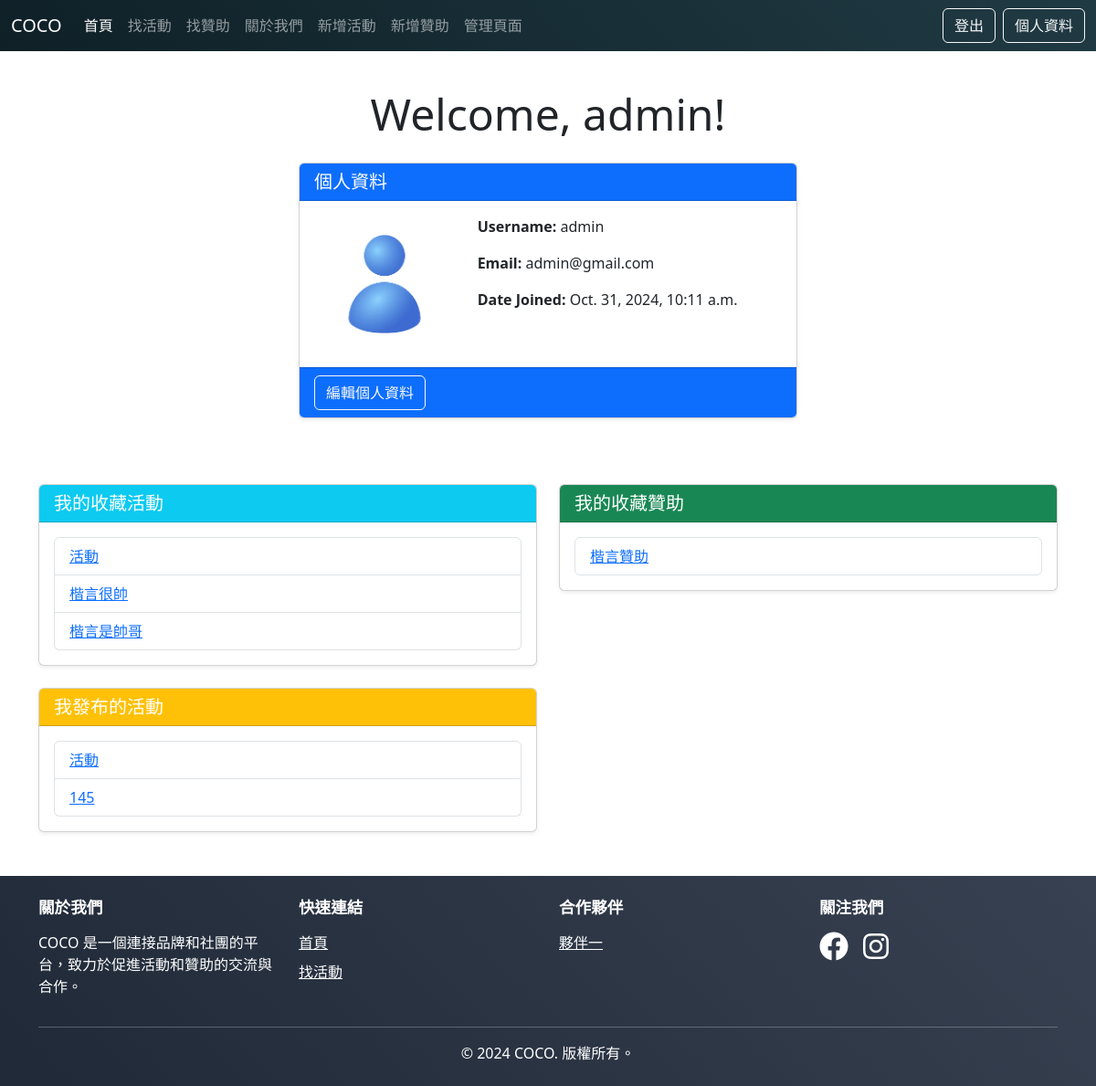
/profile/ (signed in), run on the app's committed database.
### events/models.py (models this page shows, shortened)
class Activitynew(models.Model):
    title = models.CharField(max_length=200)           # 活動名稱
    description = models.TextField()                   # 活動描述
    location = models.CharField(max_length=100)        # 活動地點
    date = models.DateField()                          # 活動日期
    image = models.ImageField(upload_to='activitynew_images/', blank=True, null=True)  # 活動圖片
    is_favorited = models.BooleanField(default=False)  # 收藏狀態
    check_status = models.BooleanField(default=False) # 審核狀態
    organizer = models.ForeignKey(
        settings.AUTH_USER_MODEL,
        on_delete=models.CASCADE,
        related_name='organized_activities',
        null=True,
        blank=True
    )

class Sponsorshipnew(models.Model):
    title = models.CharField(max_length=200)            # 贊助名稱
    description = models.TextField()                    # 贊助描述
    sponsor = models.CharField(max_length=100)          # 贊助者名稱
    amount = models.DecimalField(max_digits=10, decimal_places=2)  # 贊助金額
    image = models.ImageField(upload_to='sponsorship_images/', blank=True, null=True)  # 贊助圖片
    location = models.CharField(max_length=100,default="unknown")        # 贊助地點
    date_posted = models.DateTimeField(default=timezone.now)  # 贊助發布日期
    is_favorited = models.BooleanField(default=False)   # 收藏狀態
    check_status = models.BooleanField(default=False) # 審核狀態
    organizer = models.ForeignKey(
        settings.AUTH_USER_MODEL,
        on_delete=models.CASCADE,
        related_name='organized_sponsorships',
        null=True,
        blank=True
    )

### events/views.py (the view)
# urls.py: path('profile/', views.profile_view, name='profile'),
@login_required
def profile_view(request):
    if request.method == 'POST':
        form = UserProfileForm(request.POST, instance=request.user)
        if form.is_valid():
            form.save()
            messages.success(request, 'Your profile has been updated!')
            return redirect('profile')
    else:
        form = UserProfileForm(instance=request.user)
    favorite_activities = Activitynew.objects.filter(is_favorited=True)
    favorite_sponsorships = Sponsorshipnew.objects.filter(is_favorited=True)
    user_activities = Activitynew.objects.filter(organizer=request.user)
    context = {
        'form': form,
        'favorite_activities': favorite_activities,
        'favorite_sponsorships': favorite_sponsorships,
        'user_activities': user_activities
    }
    return render(request, 'events/profile.html', context)

### events/templates/events/profile.html
{% extends 'base.html' %}
{% load django_bootstrap5 %}
{% load static %}
{% block content %}
<div class="container mt-5">
    <div class="text-center mb-4">
        <h1 class="display-5">Welcome, {{ user.username }}!</h1>
    </div>
    <div class="row gy-4 justify-content-center">
        <div class="col-lg-6">
            <div class="card shadow-sm">
                <div class="card-header bg-primary text-white">
                    <h5 class="mb-0">個人資料</h5>
                </div>
                <div class="card-body">
                    <div class="row">
                        <div class="col-md-4 d-flex align-items-center justify-content-center">
                            <img src="{% static 'default.jpg' %}" alt="Default Profile Picture" class="img-fluid rounded-circle" style="max-width: 150px;">
                        </div>
                        <div class="col-md-8">
                            <p><strong>Username:</strong> {{ user.username }}</p>
                            <p><strong>Email:</strong> {{ user.email }}</p>
                            <p><strong>Date Joined:</strong> {{ user.date_joined }}</p>
                        </div>
                    </div>
                </div>
                <div class="card-footer bg-primary">
                    <a href="{% url 'edit_profile' %}" class="btn btn-outline-light me-2">編輯個人資料</a>
                </div>
            </div>
        </div>
    </div>
    <div class="row gy-4 mt-5">
        <div class="col-lg-6">
            <div class="card shadow-sm">
                <div class="card-header bg-info text-white">
                    <h5 class="mb-0">我的收藏活動</h5>
                </div>
                <div class="card-body">
                    {% if favorite_activities %}
                        <ul class="list-group">
                            {% for activity in favorite_activities %}
                                <li class="list-group-item">
                                    <a href="{% url 'activity_detail' activity.id %}">
                                        {{ activity.title }}
                                    </a>
                                </li>
                            {% endfor %}
                        </ul>
                    {% else %}
                        <p class="text-muted">你還沒有收藏任何活動。</p>
                    {% endif %}
                </div>
            </div>
        </div>
        <div class="col-lg-6">
            <div class="card shadow-sm">
                <div class="card-header bg-success text-white">
                    <h5 class="mb-0">我的收藏贊助</h5>
                </div>
                <div class="card-body">
                    {% if favorite_sponsorships %}
                        <ul class="list-group">
                            {% for sponsorship in favorite_sponsorships %}
                                <li class="list-group-item">
                                    <a href="{% url 'sponsor_detail' sponsorship.id %}">
                                        {{ sponsorship.title }}
                                    </a>
                                </li>
                            {% endfor %}
                        </ul>
                    {% else %}
                        <p class="text-muted">你還沒有收藏任何贊助。</p>
                    {% endif %}
                </div>
            </div>
        </div>
        <div class="col-lg-6">
            <div class="card shadow-sm">
                <div class="card-header bg-warning text-white">
                    <h5 class="mb-0">我發布的活動</h5>
                </div>
                <div class="card-body">
                    {% if user_activities %}
                        <ul class="list-group">
                            {% for activity in user_activities %}
                                <li class="list-group-item">
                                    <a href="{% url 'activity_detail' activity.id %}">
                                        {{ activity.title }}
                                    </a>
                                </li>
                            {% endfor %}
                        </ul>
                    {% else %}
                        <p class="text-muted">你還沒有發布任何活動。</p>
                    {% endif %}
                </div>
            </div>
        </div>
    </div>
</div>
{% endblock %}

### events/static/css/styles.css (style rules this page uses)
body { padding-top: 3rem; padding-bottom: 3rem; color: rgb(var(--bs-tertiary-color-rgb)); }

### events/templates/base.html (style rules this page uses)
.btn-primary, .btn-outline-light { transition: transform 0.2s ease, background-color 0.2s; }
html, body { height: 100%; }
body { display: flex; flex-direction: column; }

### data on the page
Activitynew: title "活動"
Activitynew: title "楷言很帥"
Activitynew: title "楷言是帥哥"
Sponsorshipnew: title "楷言贊助"
Activitynew: title "145"

### other printed values
{{ user.username }} "admin"
{{ user.email }} "admin@gmail.com"
{{ user.date_joined }} "Oct. 31, 2024, 10:11 a.m."
